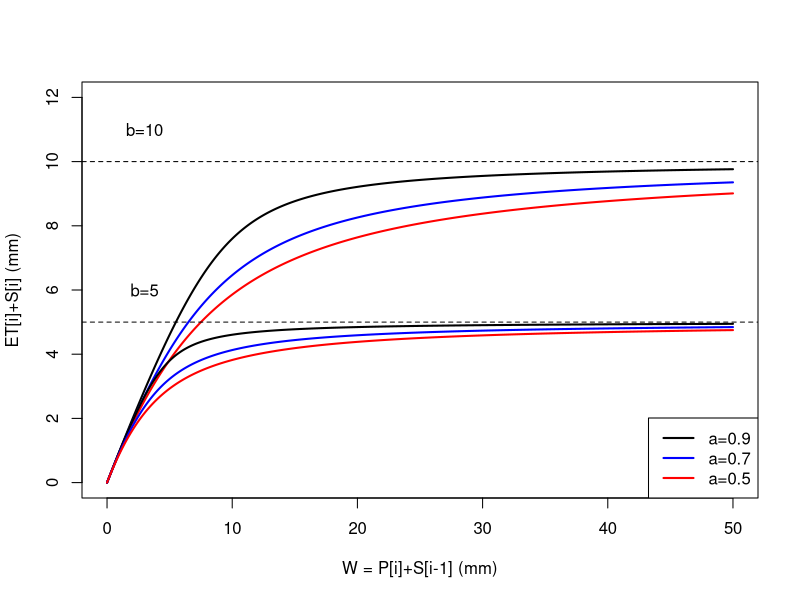

Write the R code that produced this figure. (Note: this script raises an error after producing the figure.)
# Seminar zu "Einfuehrung in die Modellierung"

# Workspace ausleeren
rm(list = ls())



# ABCD-MODELL
# ----------

# AUFGABE: Entwickle die Funktion Y(W, a, b) und stelle den
#   Einfluss der Parameter a und b auf den Zusammenhang
#   zwischen Y und W graphisch dar.   
Y = function(W, a, b) {
  #<
  out = (W + b)/(2*a) - sqrt( (((W+b)/(2*a))^2 - b*W/a) )
  return(out)  
  #>
}
#   Graphische Darstellung
#<
W = seq(0,50,0.1)
plot(W,  Y(W, 0.9, 10), type="l", lwd=2, 
     xlab="W = P[i]+S[i-1] (mm)", ylab="ET[i]+S[i] (mm)",
     ylim=c(0,12), col="black")
lines(W, Y(W, 0.7, 10), type="l", col="blue",  lwd=2)
lines(W, Y(W, 0.5, 10), type="l", col="red", lwd=2)
abline(h=10, lty="dashed")
text(3, 11,"b=10")
lines(W, Y(W, 0.9, 5), type="l", col="black", lwd=2)
lines(W, Y(W, 0.7, 5), type="l", col="blue", lwd=2)
lines(W, Y(W, 0.5, 5), type="l", col="red", lwd=2)
abline(h=5, lty="dashed", col="black")
text(3, 6,"b=5")
legend("bottomright", 
       legend=c("a=0.9","a=0.7","a=0.5"),
       lwd=2, col=c("black", "blue", "red"))
#>


# Workspace ausleeren
rm(list = ls())


# AUFGABE: Bearbeite die folgenden sechs Aufgaben
#   auf Grundlage der untenstehenden Implementierung
#   des abcd-Modells.
#
#   1. Beschreibe die Argumente der Funktion
#      im Hinblick auf Datentyp und Bedeutung.
#
#   2. Um welchen Datentyp handelt es sich beim 
#      Rueckgabewert der Funktion? Welche Informationen
#      enthaelt dieser Rueckgabewert? (Nutze den "str"-Befehl)
#
#   3. Versuche den Code auf Grundlage der Gleichungen
#      auf Folie #15 zu verstehen. An welchen Stellen werden
#      Bodenfeuchte und Grundwasserspeicher aktualisiert?
#
#   4. Vor der Schleife werden Startwerte fuer S und G gesetzt.
#      Was ist hier das Problem? Was bedeutet das fuer
#      die ersten Zeitschritte?
#
#   5. Unter der abcd-Funktion findest Du Testdaten (P, PET, a, b, c, d)
#      und ein paar Zeilen Code zur Darstellung von Niederschlag,
#      Gesamtabfluss und Basisabfluss. Experimentiere mit P, PET und den
#      Parametern und beschreibe die beobachteten Effekte.
#
#   6. Wie kannst Du ueberpruefen, ob die Massenbilanz des Modells
#      ausgeglichen ist?
           
abcd = function(P, PET, a, b, c, d) {
  # Definiere Dataframe, in den die Ergebnisse geschrieben werden
  dummy = rep(0., length(P))
  out = data.frame(Q=dummy, QD=dummy, QB=dummy, 
                   ET=dummy, S=dummy, G=dummy)
  # Definiere Startwerte fuer Boden- und Grundwasserspeicher
  S = 0.
  G = 0.
  for (i in 1:length(P)) {
    # Verfuegbares Wasser
    W = P[i] + S
    # "Verdunstbares Wasser"
    Y = (W + b)/(2*a) - sqrt( (((W+b)/(2*a))^2 - b*W/a) )
    # Aufteilung von Y zwischen Bodenwasser und ET
    x = exp(-PET[i]/b)
    # Neuer Bodenwasserspeicher
    S = x * Y
    # Evapotranspiration
    ET = (1 - x) * Y
    # Direktabfluss
    QD = (1 - c) * (W-Y)
    # Grundwasserneubildung
    RG = c * (W-Y)
    # Aktualisierung des Grundwasserspeichers
    #  und Berechnung des Basisabflusses
    G = (G + RG) / (1 + d)
    QB = d * G
    # Gesamtabfluss
    Q = QB + QD
    # Schreibe Ergebnisse fuer diesen Zeitschritt in Dataframe
    out[i,] = c(Q, QD, QB, ET, S, G)    
  }
  return(out)
}

windows()
# 12 Monate Testdaten fuer Niederschlag (P)
testP = c(0, 0, 0, 200, 0, 0, 200, 0, 0, 0, 0, 0, 0, 0, 0)
# 12 Monate Testdaten fuer PET
testPET = rep(100, length(testP))
# Parameterwerte
a = 0.95 
b = 300
c = 0.5
d = 0.1
# Funktionsaufruf von abcd wird in Ergebnisvariable geschrieben
result = abcd(testP, testPET, a, b, c, d)
# Vektor mit Zeitschritten (hier: einfach Monatsnummern)
zeit = 1:nrow(result)
op = par(mar = c(5,5,2,5))
# Niederschlag
plot(zeit, testP, type="h", lwd=5, ylim=c(0,300),
     col="darkgrey", ylab="Niederschlag, Boden & GW-Speicher")
# Bodenspeicher
lines(zeit, result$S, lwd=2, col="orange", type="b")
# GW-Speicher
lines(zeit, result$G, lwd=2, col="darkgreen", type="b")
#   Vertikale Linien zur besseren Orientierung
abline(v=zeit, col="grey")
#   Sekundaerachse anlegen
par(new = T)
# Gesamtabfluss
plot(zeit, result$Q, type="l", lwd=2, col="black", 
     axes=F, xlab=NA, ylab=NA, ylim=c(0,20))
# Grundwasserabfluss
lines(zeit, result$QB, lwd=2, col="red", type="l", lty="dashed")
#   Sekundaerachse zeichnen
axis(side = 4)
#   Achsenbeschriftung
mtext(side = 4, line = 3, "Abfluss")
#   Legende definieren
legend("topright", 
       legend=c("Abfluss (gesamt)", "Abfluss (GW)", "Niederschlag", 
                "Bodenspeicher", "GW-Speicher"),
       lwd=2, col=c("black","red", "darkgrey", "orange", "darkgreen"), 
       cex=0.75)

# Pruefe Massenbilanz
ET_Q_deltas = sum(result$ET, result$Q, 
                  result$S[nrow(result)], result$G[nrow(result)])
print(paste("P = ", sum(testP)))
print(paste("ET + Q + deltaS + deltaG = ", ET_Q_deltas))
